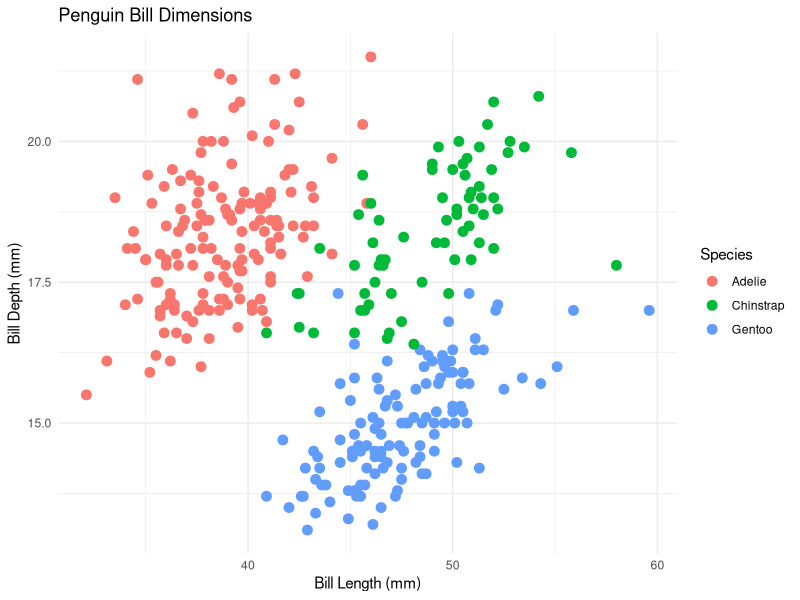
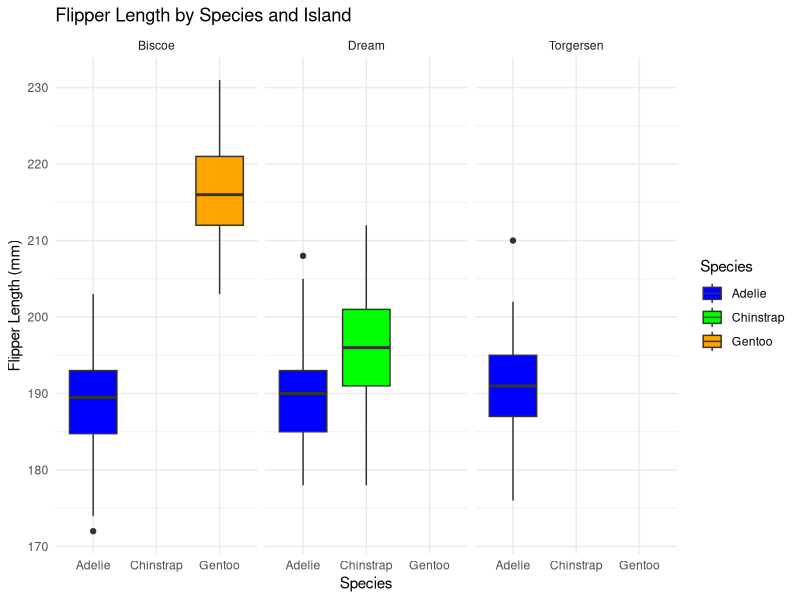
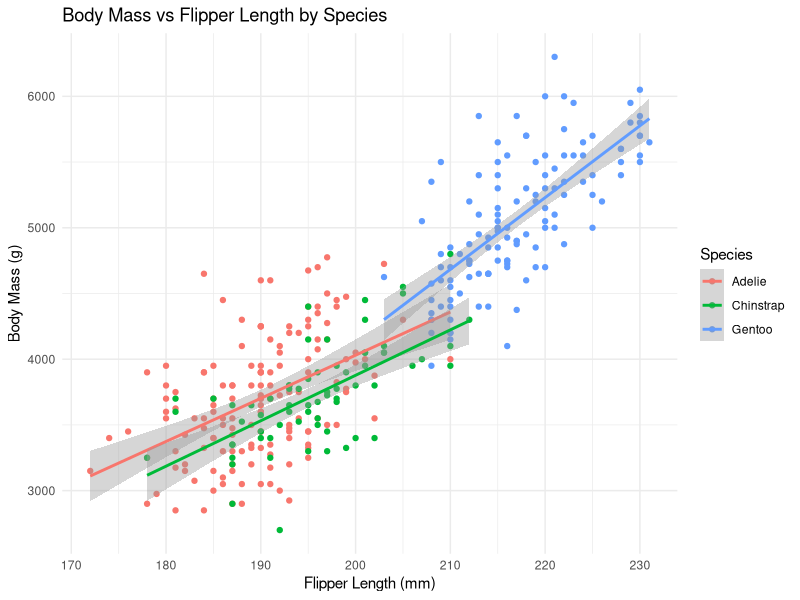
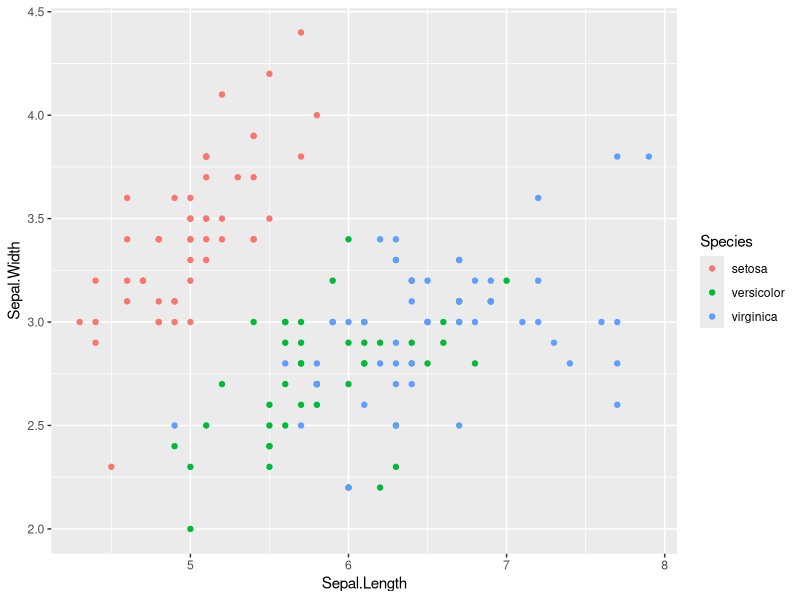

These charts were generated, in order, by the following R code: (Note: this script raises an error after producing the figures.)
## ---- chunk 1
knitr::opts_chunk$set(
  echo = TRUE,
  include = TRUE,
  message = FALSE,
  warning = FALSE
)
## ---- chunk 2
#install.packages("palmerpenguins")
library(tidyverse)
library(palmerpenguins)

## ---- chunk 3
ggplot(data = penguins) + 
  geom_point(mapping = aes(x = bill_length_mm, y = bill_depth_mm, color = species), size = 3) +
  theme_minimal() +
  labs(title = "Penguin Bill Dimensions",
       x = "Bill Length (mm)",
       y = "Bill Depth (mm)",
       color = "Species")
## ---- chunk 4
ggplot(data = penguins) + 
  geom_boxplot(mapping = aes(x = species, y = flipper_length_mm, fill = species)) +
  facet_wrap(~ island) +
  scale_fill_manual(values = c("Adelie" = "blue", "Chinstrap" = "green", "Gentoo" = "orange")) +
  labs(title = "Flipper Length by Species and Island",
       x = "Species",
       y = "Flipper Length (mm)",
       fill = "Species") +
  theme_minimal()
## ---- chunk 5
ggplot(data = penguins) + 
  geom_point(mapping = aes(x = flipper_length_mm, y = body_mass_g, color = species)) +
  geom_smooth(mapping = aes(x = flipper_length_mm, y = body_mass_g, color = species), method = "lm") +
  labs(title = "Body Mass vs Flipper Length by Species",
       x = "Flipper Length (mm)",
       y = "Body Mass (g)",
       color = "Species") +
  theme_minimal()
## ---- chunk 6

#install.packages("ellmer")
#install.packages("chattr")

## ---- chunk 7
#usethis::edit_r_profile()

# Option A: For Google Gemini
#options(.chattr_chat = ellmer::chat_google_gemini())

## ---- chunk 8
library(ggplot2)

data(iris)

ggplot(iris, aes(x = Sepal.Length, y = Sepal.Width, color = Species)) +
  geom_point()

## ---- chunk 9
# Simple Example: Checking Sea Surface Temperature (SST)
sst <- 30.2

if (sst > 29.5) {
  print("Warning: Marine heatwave threshold exceeded!")
} else {
  print("SST remains within baseline parameters.")
}

## ---- chunk 10
# Load tidyverse (if not already loaded)
library(tidyverse)

# Sample coral data
coral_monitoring <- tibble(
  site = c("Site_A", "Site_B", "Site_C"),
  depth_m = c(12, 35, 8)
)

# Classify depth using if_else
coral_monitoring <- coral_monitoring %>% 
  mutate(zone = if_else(depth_m > 30, "Deep Reef", "Shallow Reef"))

## ---- chunk 11
coral_monitoring <- coral_monitoring %>% 
  mutate(reef_category = case_when(
    depth_m < 10  ~ "Lagoon / Flats",
    depth_m <= 30 ~ "Crest / Slope",
    depth_m > 30  ~ "Mesophotic / Deep",
    TRUE          ~ "Unclassified" # Catch-all remainder
  ))

## ---- chunk 12
library(dplyr)
library(tibble)

marine_stations <- tibble(
  salinity = c(35, 28, 32, 12)
) %>%
  mutate(
    environment_type = case_when(
      salinity < 15 ~ "Estuarine",
      salinity >= 15 & salinity <= 30 ~ "Brackish",
      salinity > 30 ~ "Marine"
    )
  )

marine_stations
## ---- chunk 13
# Using a standard for-loop
site_areas <- c(144, 400, 625)
results <- numeric(length(site_areas))

for (i in seq_along(site_areas)) {
  results[i] <- sqrt(site_areas[i])
}

results
## ---- chunk 14
#Using the purrr equivalent:
library(purrr)
# Map directly and define your expected output type explicitly
mapped_results <- map_dbl(site_areas, sqrt)
mapped_results

## ---- chunk 15
iris %>% 
  split(.$Species) %>% 
  map(~summary(.x))
## ---- chunk 16
library(purrr)
library(dplyr)

# Create the list of vectors
fish_data <- list(
  vector1 = c(10, 12, 15, 11, 13),
  vector2 = c(5, 7, 6, 8, 9),
  vector3 = c(20, 22, 19, 21, 23)
)

# Using a for-loop
means_for_loop <- numeric(length(fish_data))
for (i in seq_along(fish_data)) {
  means_for_loop[i] <- mean(fish_data[[i]])
}

# Using purrr::map_dbl
means_map_dbl <- map_dbl(fish_data, mean)
## ---- chunk 17
print(means_for_loop)
print(means_map_dbl)

#comparing thee outputs we can see that both methods yield the same results, confirming that the purrr::map_dbl function is an efficient and cleaner alternative to the traditional for-loop for this type of operation.
## ---- chunk 18
# Function Definition
calculate_coral_mortality <- function(initial_count, surviving_count) {
  
  # Logic safety switch using our conditional tools!
  if (initial_count <= 0) {
    stop("Initial count must be greater than zero.")
  }
  
  mortality_rate <- (initial_count - surviving_count) / initial_count
  return(mortality_rate)
}

# Utilizing your custom function
calculate_coral_mortality(initial_count = 120, surviving_count = 84)

## ---- chunk 19
# Define the custom function
convert_temp_c_to_f <- function(celsius_temp) {
  # Conditional safety check for absolute zero
  if (celsius_temp < -273.15) {
    stop("Temperature cannot be below absolute zero (-273.15 degrees Celsius).")
  }

  # Perform the conversion
  fahrenheit_temp <- (celsius_temp * 9 / 5) + 32
  return(fahrenheit_temp)
}

# Test with a valid temperature
valid_celsius <- 25
valid_fahrenheit <- convert_temp_c_to_f(valid_celsius)

# Test with an invalid temperature to ensure error handling
invalid_celsius <- -300

## ---- chunk 20
#| error: true
convert_temp_c_to_f(120) # = 248

convert_temp_c_to_f(-300) #Error in convert_temp_c_to_f(-300) : Temperature cannot be below absolute zero (-273.15 degrees Celsius).
## ---- chunk 21
library(purrr)

# Define the vectors
counts <- c(15, 24, 8, 42)
factors <- c(1.2, 0.8, 2.5, 1.1)

# Use map2_dbl to iterate across both vectors simultaneously
scaled_abundance <- map2_dbl(counts, factors, ~ .x * .y)

scaled_abundance
## ---- chunk 22
library(dplyr)
library(rlang) # Needed for !!sym() to handle string column names elegantly

# Define the custom function
clean_and_classify_survey <- function(df, col_to_check, threshold_value) {
  # 1. Safely check if the specified column name exists
  if (!col_to_check %in% names(df)) {
    stop(paste0("Error: Column '", col_to_check, "' not found in the data frame."))
  }

  # 2. Filter out rows with missing values (NA) in the specified column
  # 3. Use pipe operator and mutate() along with a vectorized conditional
  cleaned_df <- df %>%
    filter(!is.na(!!sym(col_to_check))) %>% # !!sym() allows using a string as a column name
    mutate(
      classification = if_else(
        !!sym(col_to_check) > threshold_value,
        "Above Threshold",
        "Below Threshold"
      )
    )

  # 4. Return the cleaned, altered data frame
  return(cleaned_df)
}
## ---- chunk 23
# --- Test your custom pipeline ---

# Create a mock tibble with 2 missing values
mock_survey_data <- tibble(
  site = c("A", "B", "C", "D", "E"),
  species = c("Fish1", "Fish2", "Fish3", "Fish4", "Fish5"),
  count = c(10, NA, 25, 7, 18),
  biomass = c(100, 120, 150, NA, 110)
)

# Define a threshold value
my_threshold <- 15

# Test with valid inputs
cat("--- Testing with valid inputs ---\n")
cleaned_classified_data <- tryCatch(
  {
    clean_and_classify_survey(mock_survey_data, "count", my_threshold)
  },
  error = function(e) {
    message("An error occurred: ", e$message)
    NULL
  }
)

# Show the result if successful
if (!is.null(cleaned_classified_data)) {
  print(cleaned_classified_data)
}
## ---- chunk 24
# Test with an invalid column name to confirm error handling
cat("\n--- Testing with an invalid column name ---\n")
tryCatch(
  {
    clean_and_classify_survey(mock_survey_data, "non_existent_col", my_threshold)
  },
  error = function(e) {
    message("Successfully caught error: ", e$message)
  }
)
